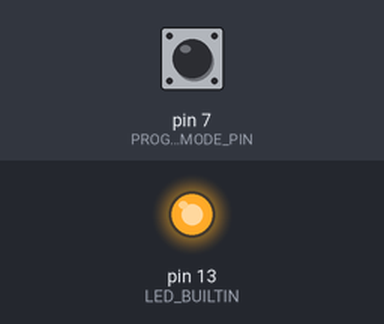
A sketch run on a simulated Arduino Uno, built with avr-gcc and run on an emulated ATmega328P. On the bench: output pins drawn as LEDs (lit = HIGH). The test bench sets the inputs (shaded band); at power-on: pin 7 (PROGRAM_MODE_PIN) HIGH. What the sketch prints to the serial monitor is not drawn.

Above: at 0.1 s.
At 2.3 s:
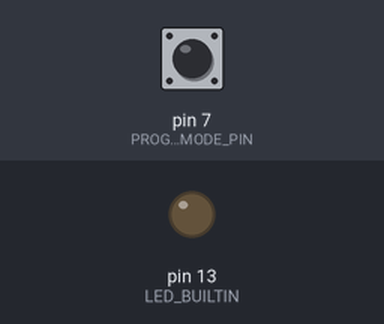
Timing chart, 0 to 3.8 s (numbered marks = the images above):
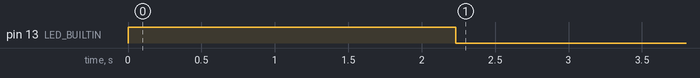

The sketch:

my_ultrasonic_Accelerometer_Bluetooth.ino
```cpp
// Definitions for Accelerometer

#include <Wire.h>
#include <I2Cdev.h>
#include <MPU6050.h>
#include <EEPROM.h>

#if I2CDEV_IMPLEMENTATION == I2CDEV_ARDUINO_WIRE
#include "Wire.h"
#endif

MPU6050 accelerometer;

int16_t accel_x, accel_y, accel_z;

// Definitions for Bluetooth

//#include <SoftwareSerial.h>

const int rxPin = 10; // Connected to TXD on the Bluetooth module
const int txPin = 11; // Connected to RXD on the Bluetooth module

//SoftwareSerial myserial(rxPin, txPin);

// Definitions for Ultrasonic sensor

const int trigPin = 2;
const int echoPin = 3;

const int PROGRAM_MODE_PIN = 7;
// Each integer is 2 bytes long, therefore a sample is 6 bytes.
int SAMPLE_SIZE_BYTES = 6;
int MAX_EEPROM_ADDR = EEPROM.length() - SAMPLE_SIZE_BYTES;

float duration, cm;

void setup() {

  // Set up accelerometer

  #if I2CDEV_IMPLEMENTATION == I2CDEV_ARDUINO_WIRE
  Wire.begin();
  #elif I2CDEV_IMPLEMENTATION == I2CDEV_BUILTIN_FASTWIRE
  Fastwire::setup(400, true);
  #endif

  accelerometer.initialize();

  // Set up Bluetooth

  Serial.begin(9600);
//  Serial.println("Hello, Serial ready");

//  myserial.begin(9600);
//  myserial.println("Hello, SoftwareSerial (Bluetooth) ready");

  pinMode(rxPin, INPUT);
  pinMode(txPin, OUTPUT);

  // Set up Ultrasonic sensor

  pinMode(echoPin, INPUT);
  pinMode(trigPin, OUTPUT);

  pinMode(PROGRAM_MODE_PIN, INPUT_PULLUP);
  pinMode(LED_BUILTIN, OUTPUT);


  if (digitalRead(PROGRAM_MODE_PIN) == HIGH) {
    // dump the contents of the arduino EEPROM to serial
    digitalWrite(LED_BUILTIN, HIGH);

    int eeAddr = 0;

    while(eeAddr <= MAX_EEPROM_ADDR) {
      int k;
      EEPROM.get(eeAddr, k);
      Serial.print(k);
      Serial.print(",");
      eeAddr += sizeof(int);

      EEPROM.get(eeAddr, k);
      Serial.print( ((float)k)/10 );
      Serial.print(",");
      eeAddr += sizeof(int);

      EEPROM.get(eeAddr, k);
      Serial.println(k);
      eeAddr += sizeof(int);
    }
    digitalWrite(LED_BUILTIN, LOW);
  } else {
    int eeAddr = 0;
    digitalWrite(LED_BUILTIN, HIGH);

    while (eeAddr <= MAX_EEPROM_ADDR) {
      // Obtain distance from Ultrasonic sensor

      digitalWrite(trigPin, LOW);
      delayMicroseconds(2);
      digitalWrite(trigPin, HIGH);
      delayMicroseconds(10);
      digitalWrite(trigPin, LOW);

      duration = pulseIn(echoPin, HIGH);
      cm = (duration/2) * 0.0343;

      delay(1);

      // Obtain accelerometer data

      accelerometer.getAcceleration(&accel_x, &accel_y, &accel_z);

      // Print to Bluetooth serial monitor


      // OUTPUT FORMAT OF CODE PROVIDED:
//      myserial.print(millis()); // Print time in milliseconds
//      myserial.print(",");
//      myserial.print(cm); // Print distance in centimeters
//      myserial.print(",");
//      myserial.print(accel_x); // Print accelerometer x output
//      myserial.print(",");
//      myserial.print(accel_y); // Print accelerometer y output
//      myserial.print(",");
//      myserial.println(accel_z); // Print accelerometer z output
       int currTime_INT = millis();
       int currDistMM_INT = cm * 10.0;
       // change acceleration if axis is different:
       int accel_INT = accel_x;

       EEPROM.put(eeAddr, currTime_INT);
       eeAddr += sizeof(int);
       EEPROM.put(eeAddr, currDistMM_INT);
       eeAddr += sizeof(int);
       EEPROM.put(eeAddr, accel_INT);
       eeAddr += sizeof(int);


      // Delay between samples (20 milliseconds)
      // with a delay of roughly 20 milliseconds, the program runs for about 7.2 seconds. This implies the rest of the loop takes an average of 23 ms to complete (7.2 seconds means 42 m/s per loop since there are 1000/6 loops)
      delay(20);
    }
    digitalWrite(LED_BUILTIN, LOW);

  }
}

void loop() {


}
```
